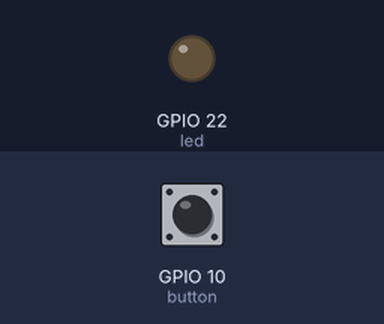
The program below on a simulated Raspberry Pi (BCM pin numbers). On the bench: output pins drawn as LEDs (lit = HIGH). The inputs (shaded band) are chosen by the test bench; at power-on: GPIO 10 (button) HIGH.

Above: at 1.2 s.
1.3 s: GPIO 10 (button) pulled LOW for 0.15 s
At 1.9 s:
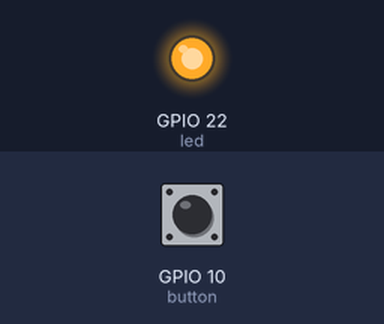
Timing chart, 0 to 32.8 s (numbered marks = the images above; inputs shaded):
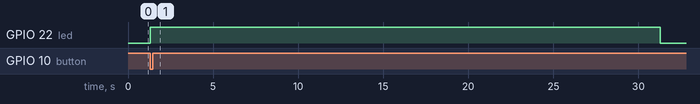

The program:

ledtimer.py
```python
from gpiozero import LED, Button
from time import sleep

# GPIO port numbers for the LED and Button
LED_PIN = 22
BUTTON_PIN = 10
# Time to keep the light on in seconds
DELAY = 30

led = LED(LED_PIN)
button = Button(BUTTON_PIN)

while True:
	button.wait_for_press()
	led.on()
	sleep(DELAY)
	led.off()
```

Measured:
- after the input at 1.3 s, GPIO 22 (led): LOW → HIGH at once, → LOW 30.0 s later
